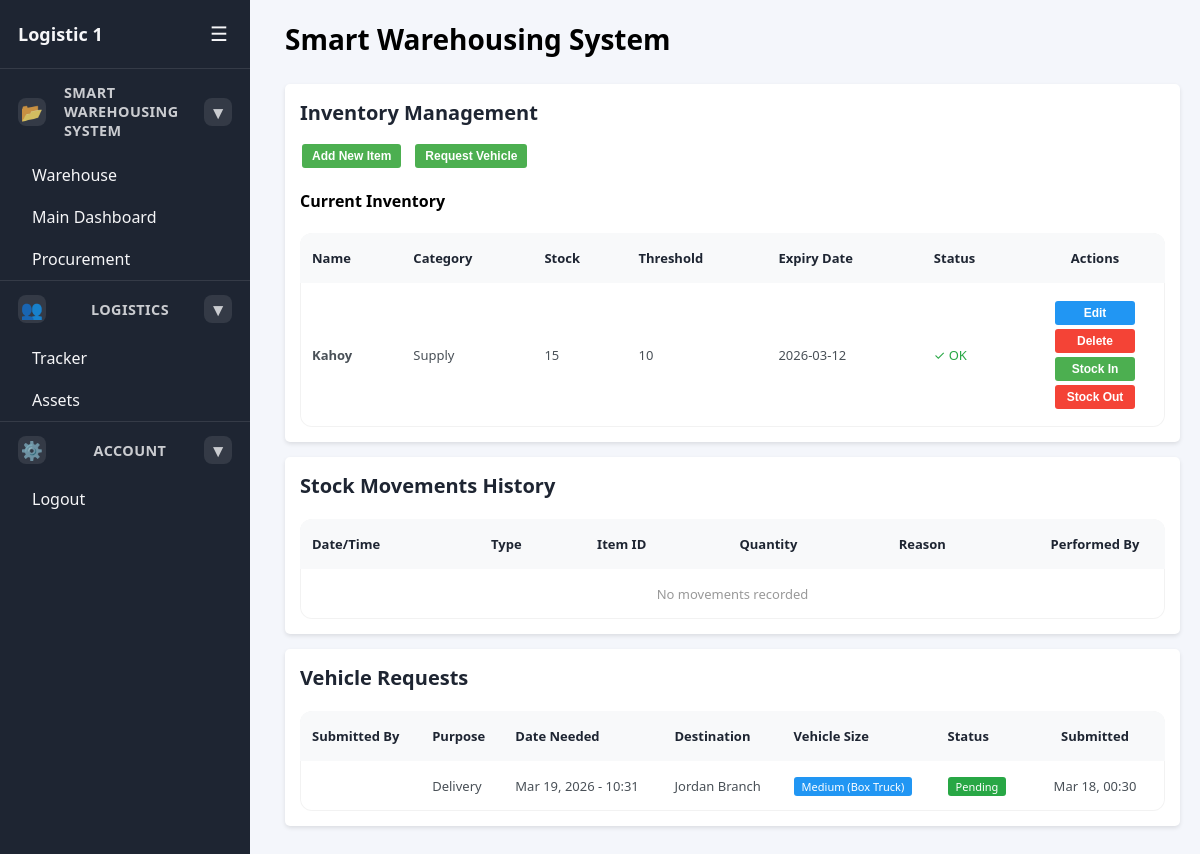
Screenshot of /log1/sws.php with the database file from the repository.
### tables this page shows
CREATE TABLE `items` (
  `id` int(11) NOT NULL,
  `name` varchar(255) NOT NULL,
  `category` varchar(255) DEFAULT NULL,
  `stock` int(11) DEFAULT 0,
  `threshold` int(11) DEFAULT 0,
  `expiry_date` date DEFAULT NULL
);

CREATE TABLE `vehicle_requests` (
  `id` int(11) NOT NULL,
  `request_id` varchar(50) DEFAULT NULL,
  `department` varchar(100) DEFAULT NULL,
  `requester` varchar(255) DEFAULT NULL,
  `purpose` varchar(255) DEFAULT NULL,
  `needed_at` datetime DEFAULT NULL,
  `destination` varchar(255) DEFAULT NULL,
  `pickup_location` varchar(255) DEFAULT NULL,
  `items_transport` text DEFAULT NULL,
  `goods_type` varchar(100) DEFAULT NULL,
  `special_instructions` text DEFAULT NULL,
  `estimated_weight` decimal(8,2) DEFAULT NULL,
  `box_count` int(11) DEFAULT NULL,
  `vehicle_size` varchar(100) DEFAULT NULL,
  `special_features` varchar(100) DEFAULT NULL,
  `notes` text DEFAULT NULL,
  `requested_by_id` int(11) DEFAULT NULL,
  `requested_by` varchar(255) DEFAULT NULL,
  `created_at` timestamp NOT NULL DEFAULT current_timestamp(),
  `add_vehicle` varchar(255) DEFAULT NULL,
  `add_driver` varchar(255) DEFAULT NULL,
  `dispatched` tinyint(1) NOT NULL DEFAULT 0
);

### log1/sws.php (the view, shortened to what this page needs)
<!DOCTYPE html>
<html lang="en">
<head>
    <link rel="stylesheet" href="../includes/styles.css">
</head>
<body>
<?php
include '../includes/db.php';
$create_items = "CREATE TABLE IF NOT EXISTS items (
    id INT AUTO_INCREMENT PRIMARY KEY,
    name VARCHAR(255) NOT NULL,
    category VARCHAR(255),
    stock INT DEFAULT 0,
    threshold INT DEFAULT 0,
    expiry_date DATE
)";
$conn->query($create_items);
$create_stock_movements = "CREATE TABLE IF NOT EXISTS stock_movements (
    id INT AUTO_INCREMENT PRIMARY KEY,
    inventory_id INT,
    movement_type ENUM('in','out'),
    quantity INT,
    reason TEXT,
    performed_by INT,
    performed_by_name VARCHAR(255),
    created_at TIMESTAMP DEFAULT CURRENT_TIMESTAMP
)";
$conn->query($create_stock_movements);
$create_vehicle_requests = "CREATE TABLE IF NOT EXISTS vehicle_requests (
    id INT AUTO_INCREMENT PRIMARY KEY,
    request_id VARCHAR(50),
    department VARCHAR(100),
    purpose VARCHAR(255),
    needed_at DATETIME,
    pickup_location VARCHAR(255),
    destination VARCHAR(255),
    items_transport TEXT,
    goods_type VARCHAR(100),
    estimated_weight DECIMAL(8,2),
    box_count INT,
    special_instructions TEXT,
    vehicle_size VARCHAR(100),
    special_features VARCHAR(100),
    notes TEXT,
    requested_by_id INT,
    requested_by VARCHAR(255),
    created_at TIMESTAMP DEFAULT CURRENT_TIMESTAMP
)";
$conn->query($create_vehicle_requests);
$inventory_result = $conn->query("SELECT * FROM items");
$inventory = [];
if ($inventory_result) {
    while ($row = $inventory_result->fetch_assoc()) {
        $inventory[] = $row;
    }
}
$movements_result = $conn->query("SELECT * FROM stock_movements ORDER BY created_at DESC");
$movements = $movements_result ? $movements_result->fetch_all(MYSQLI_ASSOC) : [];
$vehicle_requests_result = $conn->query("SELECT * FROM vehicle_requests ORDER BY created_at DESC");
$vehicle_requests = $vehicle_requests_result ? $vehicle_requests_result->fetch_all(MYSQLI_ASSOC) : [];
?>
<div class="sidebar" id="sidebar">
    <div class="brand">
        <h1>Logistic 1</h1>
        <button id="sidebarToggle" aria-label="Toggle navigation">☰</button>
    </div>
    <ul class="nav-list">
        <li class="nav-section">
            <div class="nav-section-title" data-expanded="false">
                <span class="nav-section-icon" aria-hidden="true">📂</span>
                <span class="nav-section-label">Smart Warehousing System</span>
                <span class="nav-icon" aria-hidden="true">▾</span>
            </div>
            <ul class="nav-sublist">
                <li><a href="sws.php"><span class="nav-text">Warehouse</span></a></li>
                <li><a href="log1main.php"><span class="nav-text">Main Dashboard</span></a></li>
                <li><a href="psm.php"><span class="nav-text">Procurement</span></a></li>
            </ul>
        </li>
        <li class="nav-section">
            <div class="nav-section-title" data-expanded="false">
                <span class="nav-section-icon" aria-hidden="true">👥</span>
                <span class="nav-section-label">Logistics</span>
                <span class="nav-icon" aria-hidden="true">▾</span>
            </div>
            <ul class="nav-sublist">
                <li><a href="plt.php"><span class="nav-text">Tracker</span></a></li>
                <li><a href="alms.php"><span class="nav-text">Assets</span></a></li>
            </ul>
        </li>
        <li class="nav-section">
            <div class="nav-section-title" data-expanded="false">
                <span class="nav-section-icon" aria-hidden="true">⚙️</span>
                <span class="nav-section-label">Account</span>
                <span class="nav-icon" aria-hidden="true">▾</span>
            </div>
            <ul class="nav-sublist">
                <li><a href="log1login.php"><span class="nav-text">Logout</span></a></li>
            </ul>
        </li>
    </ul>
</div>
<div class="main" id="mainContent">
    <div class="page-header">
        <h2>Smart Warehousing System</h2>
    </div>
    <div class="card">
        <h3>Inventory Management</h3>
<div style="margin-bottom: 15px; display: flex; gap: 10px; flex-wrap: wrap;">
        <button class="btn btn-add" onclick="showAddModal()">Add New Item</button>
        <button class="btn btn-add" onclick="showVehicleModal()">Request Vehicle</button>
        </div>
        <h4 style="margin-top:20px;">Current Inventory</h4>
        <table class="inventory-table">
            <thead>
                <tr>
                    <th>Name</th><th>Category</th><th>Stock</th><th>Threshold</th><th>Expiry Date</th><th>Status</th><th>Actions</th>
                </tr>
            </thead>
            <tbody>
                <?php if (count($inventory) > 0): ?>
                    <?php foreach ($inventory as $item):
                        $is_low = isset($item['threshold']) && $item['stock'] <= $item['threshold'];
                        $status = $is_low ? '<span style="color:#dc3545;">⚠ Low Stock</span>' : '<span style="color:#28a745;">✓ OK</span>';
                    ?>
                    <tr>
                        <td><strong><?php echo htmlspecialchars($item['name']); ?></strong></td>
                        <td><?php echo htmlspecialchars($item['category'] ?? '—'); ?></td>
                        <td><?php echo $item['stock']; ?></td>
                        <td><?php echo $item['threshold']; ?></td>
                        <td><?php echo htmlspecialchars($item['expiry_date'] ?? '—'); ?></td>
                        <td><?php echo $status; ?></td>
                        <td>
                            <button class="btn btn-edit" onclick="showEditModal(<?php echo htmlspecialchars(json_encode($item), ENT_QUOTES); ?>)">Edit</button>
                            <form method="POST" style="display:inline;">
                                <button type="submit" name="delete_item" value="<?php echo $item['id']; ?>" class="btn btn-delete"
                                        onclick="return confirm('Delete this item?')">Delete</button>
                            </form>
                            <button class="btn btn-add"    onclick="showStockModal(<?php echo $item['id']; ?>, 'in')">Stock In</button>
                            <button class="btn btn-delete" onclick="showStockModal(<?php echo $item['id']; ?>, 'out')">Stock Out</button>
                        </td>
                    </tr>
                    <?php endforeach; ?>
                <?php else: ?>
                    <tr><td colspan="7" style="text-align:center; color:#999;">No items in inventory</td></tr>
                <?php endif; ?>
            </tbody>
        </table>
    </div>
    <div class="card">
        <h3>Stock Movements History</h3>
        <table class="inventory-table">
            <thead>
                <tr><th>Date/Time</th><th>Type</th><th>Item ID</th><th>Quantity</th><th>Reason</th><th>Performed By</th></tr>
            </thead>
            <tbody>
                <?php if (count($movements) > 0): ?>
                    <?php foreach (array_reverse($movements) as $move): ?>
                    <tr>
                        <td><?php echo date('M d, H:i', strtotime($move['created_at'])); ?></td>
                        <td>
                            <span style="background:<?php echo $move['movement_type'] === 'in' ? '#28a745' : '#dc3545'; ?>; color:white; padding:2px 6px; border-radius:3px; font-size:11px;">
                                <?php echo ucfirst($move['movement_type']); ?>
                            </span>
                        </td>
                        <td>#<?php echo $move['inventory_id']; ?></td>
                        <td><?php echo $move['quantity']; ?></td>
                        <td><?php echo htmlspecialchars($move['reason']); ?></td>
                        <td><?php echo htmlspecialchars($move['performed_by_name']); ?></td>
                    </tr>
                    <?php endforeach; ?>
                <?php else: ?>
                    <tr><td colspan="6" style="text-align:center; color:#999;">No movements recorded</td></tr>
                <?php endif; ?>
            </tbody>
        </table>
    </div>
    <div class="card">
        <h3>Vehicle Requests</h3>
        <table class="inventory-table">
            <thead>
                <tr><th>Submitted By</th><th>Purpose</th><th>Date Needed</th><th>Destination</th><th>Vehicle Size</th><th>Status</th><th>Submitted</th></tr>
            </thead>
            <tbody>
                <?php if (count($vehicle_requests) > 0): ?>
                    <?php foreach (array_reverse($vehicle_requests) as $req): ?>
                    <tr>
                        <td><strong><?php echo htmlspecialchars($req['requester']); ?></strong><br><small style="color:#666;"><?php echo htmlspecialchars($req['requested_by']); ?></small></td>
                        <td><?php echo htmlspecialchars($req['purpose']); ?></td>
                        <td><?php echo date('M d, Y - H:i', strtotime($req['needed_at'])); ?></td>
                        <td><?php echo htmlspecialchars($req['destination']); ?></td>
                        <td><span style="background:#2196F3; color:white; padding:2px 8px; border-radius:3px; font-size:11px;"><?php echo htmlspecialchars($req['vehicle_size']); ?></span></td>
                        <td><span style="background:#28a745; color:white; padding:2px 8px; border-radius:3px; font-size:11px;">Pending</span></td>
                        <td><?php echo date('M d, H:i', strtotime($req['created_at'])); ?></td>
                    </tr>
                    <?php endforeach; ?>
                <?php else: ?>
                    <tr><td colspan="7" style="text-align:center; color:#999;">No vehicle requests yet</td></tr>
                <?php endif; ?>
            </tbody>
        </table>
    </div>
</div>
</body>
</html>

### includes/styles.css (style rules this page uses)
:root { --sidebar-width: 250px; --sidebar-collapsed: 70px; --sidebar-bg: #1e2532; --sidebar-text: #f6f6f8; --content-bg: #f4f6fb; --card-bg: #ffffff; --card-shadow: rgba(0, 0, 0, 0.1); }
* { box-sizing: border-box; }
body { margin: 0; font-family: system-ui, -apple-system, BlinkMacSystemFont, 'Segoe UI', sans-serif; display: flex; min-height: 100vh; background: var(--content-bg); }
.sidebar { width: var(--sidebar-width); flex-shrink: 0; background: var(--sidebar-bg); color: var(--sidebar-text); transition: width 0.25s ease; display: flex; flex-direction: column; overflow: hidden; }
.sidebar .brand { padding: 20px 18px; display: flex; align-items: center; justify-content: space-between; gap: 10px; }
.sidebar .brand h1 { font-size: 18px; margin: 0; white-space: nowrap; overflow: hidden; text-overflow: ellipsis; }
.sidebar .brand button { background: transparent; border: none; color: inherit; font-size: 20px; cursor: pointer; padding: 4px; line-height: 1; }
.nav-list { list-style: none; padding: 0; margin: 0; flex: 1; overflow-y: auto; }
.nav-list li { width: 100%; }
.nav-list a { display: flex; align-items: center; gap: 14px; padding: 14px 18px; color: inherit; text-decoration: none; font-weight: 500; transition: background 0.2s ease; }
.nav-section { border-top: 1px solid rgba(255, 255, 255, 0.1); }
.nav-section-title { padding: 14px 18px; font-weight: 600; font-size: 0.9rem; text-transform: uppercase; letter-spacing: 0.03em; opacity: 0.8; cursor: pointer; display: flex; align-items: center; justify-content: space-between; gap: 8px; }
.nav-section-icon, .nav-section-label, .nav-section-title .nav-icon { display: inline-flex; align-items: center; justify-content: center; }
.nav-section-icon { width: 28px; height: 28px; border-radius: 8px; background: rgba(255, 255, 255, 0.12); font-size: 18px; }
.nav-section-label { flex: 1; margin-left: 10px; text-align: left; }
.nav-sublist { list-style: none; padding: 0; margin: 0; max-height: 0; overflow: hidden; transition: max-height 0.2s ease; }
.nav-section.open .nav-sublist { max-height: 400px; }
.nav-sublist li a { padding: 10px 32px; font-weight: 400; }
.nav-icon { width: 28px; height: 28px; display: inline-flex; align-items: center; justify-content: center; border-radius: 8px; background: rgba(255, 255, 255, 0.12); font-size: 18px; }
.nav-text { white-space: nowrap; overflow: hidden; text-overflow: ellipsis; }
.main { flex: 1; padding: 28px; transition: margin 0.25s ease; margin-left: 20px; min-height: 100vh; width: calc(100vw - var(--sidebar-width) - 40px); }
.page-header { display: flex; align-items: center; justify-content: space-between; gap: 14px; margin-bottom: 26px; }
.page-header h2 { margin: 0; font-size: 28px; }
.card { background: var(--card-bg); border-radius: 16px; padding: 24px; box-shadow: 0 12px 30px var(--card-shadow); width: 100%; }
.card h3 { margin: 0 0 16px 0; font-size: 18px; font-weight: 600; color: #1e2532; }
.card table { width: 100%; border-collapse: collapse; font-size: 14px; box-shadow: inset 0 0 0 1px rgba(0, 0, 0, 0.05); border-radius: 12px; overflow: hidden; }
.card table th { background-color: #f8f9fa; padding: 16px 12px; text-align: left; font-weight: 600; color: #1e2532; border: none; }
.card table td { padding: 16px 12px; color: #495057; border: none; }
.card table th:last-child, .card table td:last-child { width: 140px; text-align: center; }
.card table tbody tr { border-bottom: 1px solid rgba(0, 0, 0, 0.05); transition: background-color 0.2s ease; }
.card table tbody tr:last-child { border-bottom: none; }
.btn { padding: 10px 20px; border: none; border-radius: 6px; font-size: 14px; font-weight: 600; cursor: pointer; transition: all 0.2s ease; min-width: 80px; }
.card table { width: 100%; border-collapse: collapse; font-size: 14px; }
.card th, .card td { padding: 12px; text-align: left; border-bottom: 1px solid #eee; }
.card th { background-color: #f8f9fa; font-weight: 600; color: #1e2532; }
.card h3 { margin-top: 0; font-size: 20px; }
@media (max-width: 1200px) { .main { padding: 20px; margin-left: 15px; } }

### rows the page displays
items: name "Kahoy", category "Supply", stock "15", threshold "10", expiry_date "2026-03-12", shows "✓ OK", $item['id'] 1 (drawn)
vehicle_requests: purpose "Delivery", needed_at "Mar 19, 2026 - 10:31", destination "Jordan Branch", vehicle_size "Medium (Box Truck)", created_at "Mar 18, 00:30"
